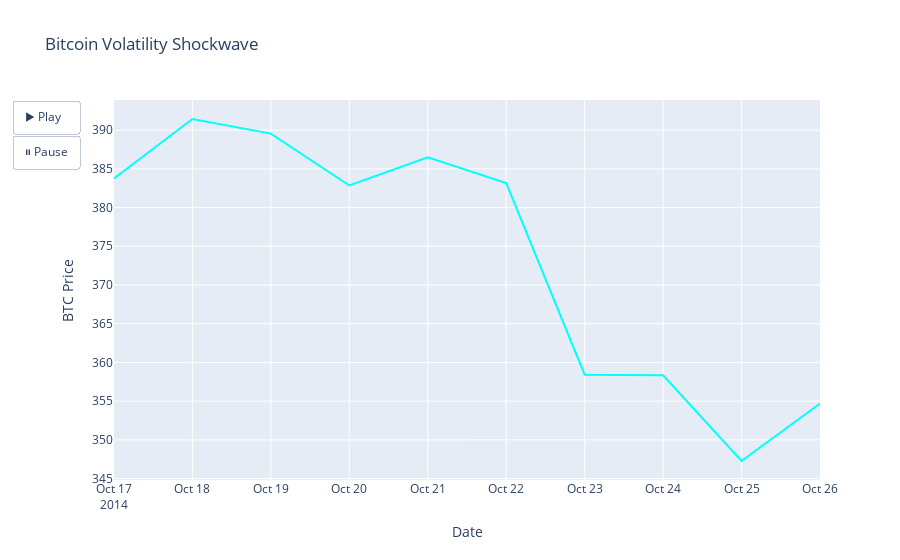

Source (notebook cell):
### Code cell
import plotly.graph_objects as go

frames = [
    go.Frame(
        data=[
            go.Scatter(
                x=df_anim["Date"][:k],
                y=df_anim["Close"][:k],
                mode="lines",
                line=dict(color="cyan")
            )
        ],
        name=str(k)
    )
    for k in range(10, len(df_anim), 3)
]

fig = go.Figure(
    data=[
        go.Scatter(
            x=df_anim["Date"][:10],
            y=df_anim["Close"][:10],
            mode="lines",
            line=dict(color="cyan"),
            name="BTC Price"
        )
    ],
    layout=go.Layout(
        title="Bitcoin Volatility Shockwave",
        xaxis=dict(title="Date"),
        yaxis=dict(title="BTC Price"),
        updatemenus=[
            dict(
                type="buttons",
                showactive=False,
                buttons=[
                    dict(
                        label="▶ Play",
                        method="animate",
                        args=[None, {"frame": {"duration": 50, "redraw": True},
                                     "fromcurrent": True}]
                    ),
                    dict(
                        label="⏸ Pause",
                        method="animate",
                        args=[[None], {"frame": {"duration": 0}, "mode": "immediate"}]
                    )
                ],
            )
        ]
    ),
    frames=frames
)

fig.show()

### Figure 1 — Plotly figure (JSON) as saved in the notebook; plotly's stock layout.template omitted (floating-point values rounded to 4 significant figures)
{"data": [{"line": {"color": "cyan"}, "mode": "lines", "name": "BTC Price", "type": "scatter", "x": ["2014-10-17T00:00:00", "2014-10-18T00:00:00", "2014-10-19T00:00:00", "2014-10-20T00:00:00", "2014-10-21T00:00:00", "2014-10-22T00:00:00", "2014-10-23T00:00:00", "2014-10-24T00:00:00", "2014-10-25T00:00:00", "2014-10-26T00:00:00"], "y": [383.8, 391.4, 389.6, 382.9, 386.5, 383.2, 358.4, 358.4, 347.3, 354.7]}], "layout": {"title": {"text": "Bitcoin Volatility Shockwave"}, "updatemenus": [{"buttons": [{"args": [null, {"frame": {"duration": 50, "redraw": true}, "fromcurrent": true}], "label": "▶ Play", "method": "animate"}, {"args": [[null], {"frame": {"duration": 0}, "mode": "immediate"}], "label": "⏸ Pause", "method": "animate"}], "showactive": false, "type": "buttons"}], "xaxis": {"title": {"text": "Date"}}, "yaxis": {"title": {"text": "BTC Price"}}}}
